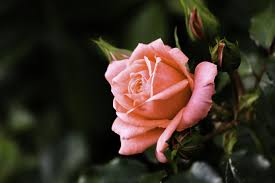
#> input picture fig.jpeg, 275 x 183 px
$ python 9-DrawAroundObject.py
#> lines starting #> are read from the running program, lines starting #| are printed output that depends on the picture; after the words box and inside, x2 and y2 are one past the last pixel; in counts of white or black regions, pixels touching at a corner belong together
import cv2
import numpy as np
import matplotlib.pyplot as plt

image_path = './fig.jpeg'
image = cv2.imread(image_path)
#> image is the input picture: shape (183, 275, 3); mean B, G, R 35.3, 46.6, 58.6

gray = cv2.cvtColor(image, cv2.COLOR_BGR2GRAY)
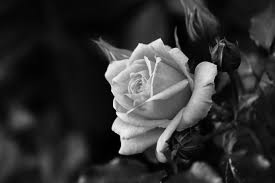
#> gray: shape (183, 275); min 0, max 249, mean 48.9
blurred = cv2.GaussianBlur(gray, (5, 5), 0)
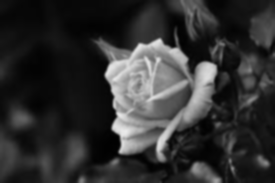
#> blurred: shape (183, 275); min 0, max 234, mean 48.9
_, threshold = cv2.threshold(blurred, 60, 255, cv2.THRESH_BINARY)
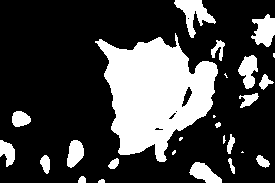
#> threshold: shape (183, 275); 26% white; 26 white regions (7 under 20 px)

contours, _ = cv2.findContours(threshold, cv2.RETR_EXTERNAL, cv2.CHAIN_APPROX_SIMPLE)
#> contours = 26 contours, 9 with area under 20; largest, box (x1, y1, x2, y2) and area: (95, 33, 218, 162) 9066, (174, 0, 216, 38) 582, (251, 14, 275, 47) 466, (238, 55, 258, 89) 376, (189, 162, 222, 183) 362

contour_image = image.copy()
cv2.drawContours(contour_image, contours, -1, (0, 255, 0), 2)
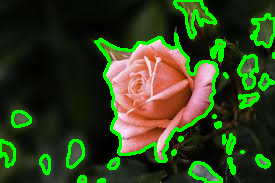
#> contour_image: shape (183, 275, 3); 10.62% of pixels changed, all inside (x1, y1, x2, y2) = (0, 0, 275, 183)

# Convert BGR to RGB for matplotlib display
contour_image_rgb = cv2.cvtColor(contour_image, cv2.COLOR_BGR2RGB)

# Display the original and contour-detected images using matplotlib
plt.figure(figsize=(10, 5))
plt.subplot(1, 2, 1)
plt.title('Original Image')
plt.imshow(cv2.cvtColor(image, cv2.COLOR_BGR2RGB))
plt.axis('off')

plt.subplot(1, 2, 2)
plt.title('Contours')
plt.imshow(contour_image_rgb)
plt.axis('off')

plt.show()
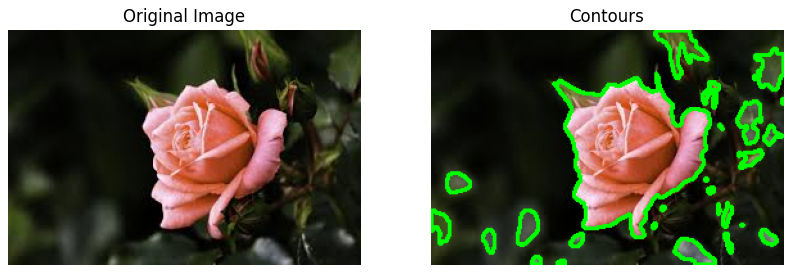
#> figure drawn by matplotlib, 2 panels
